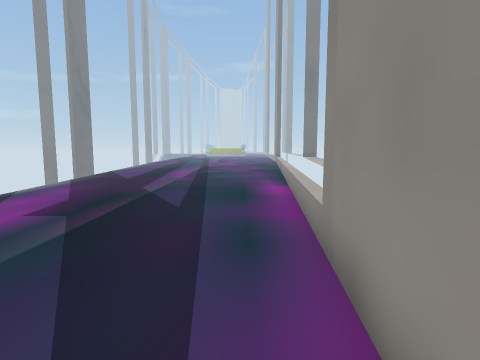
[1] (above)

12 first-person views from a walk through a scene from a Unity 3-D project. The camera is 1.5 m above the floor, tilts 6° down and sees 80° across. The floor is counted in squares, 1 m on a side. Each view is taken from the middle of a square. On the plan, view 1 faces up. The plan holds only what a view shows up to about 14 squares ahead; the rest is blank. The place goes on beyond the plan. The player character is not drawn. Some surface patterns are stand-ins.

[2]
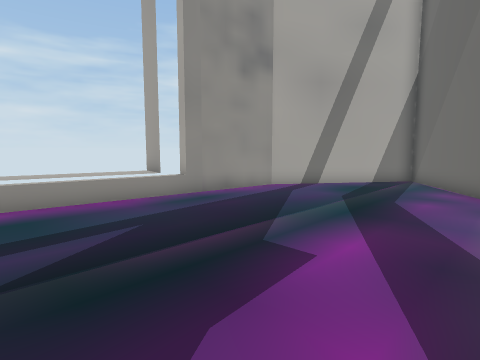

[3]
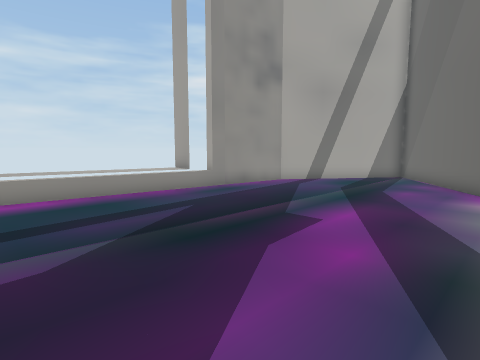

[4]
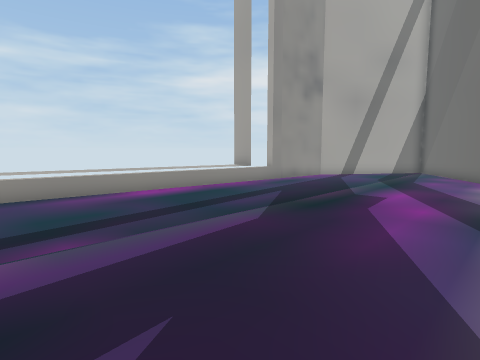

[5]
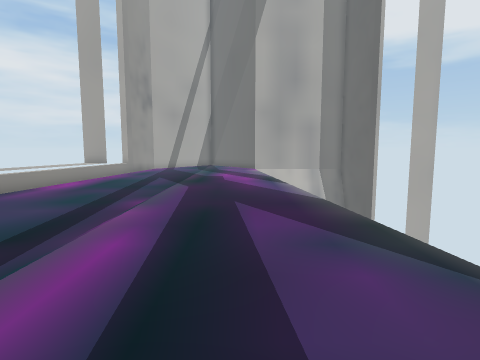

[6]
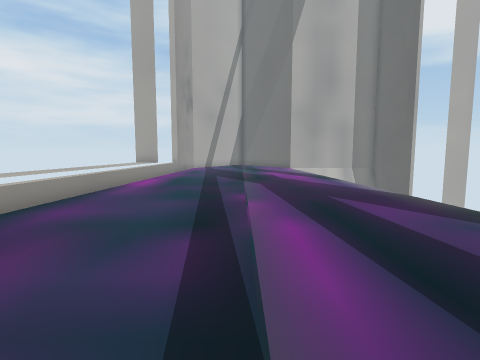

[7]
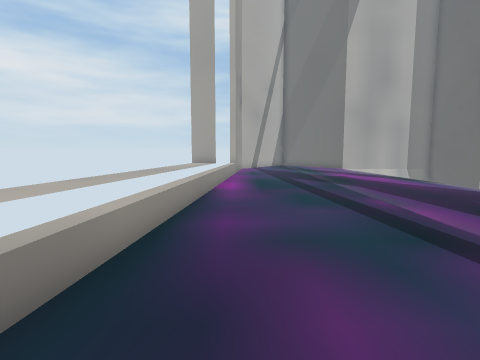

[8]
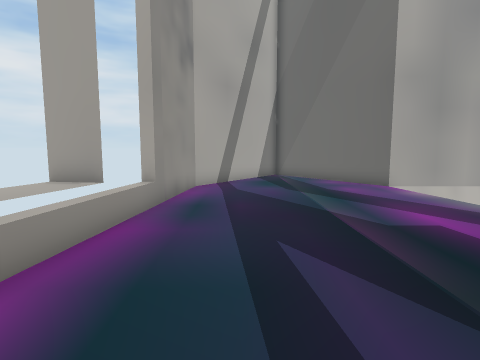

[9]
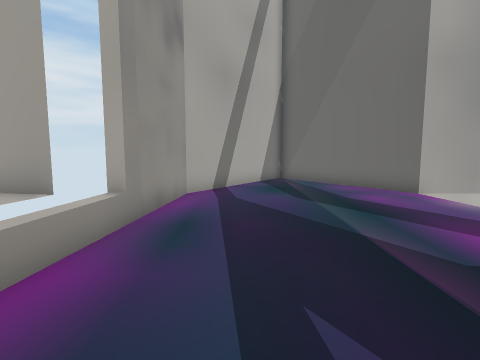

[10]
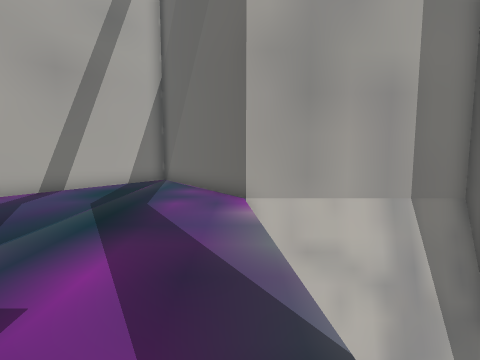

[11]
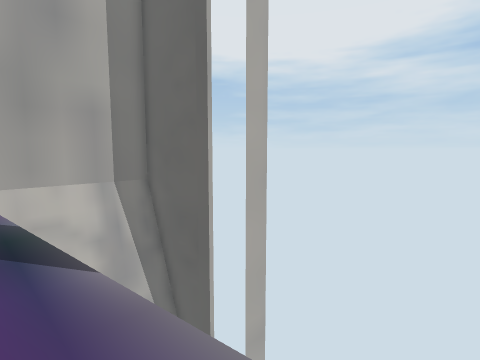

[12]
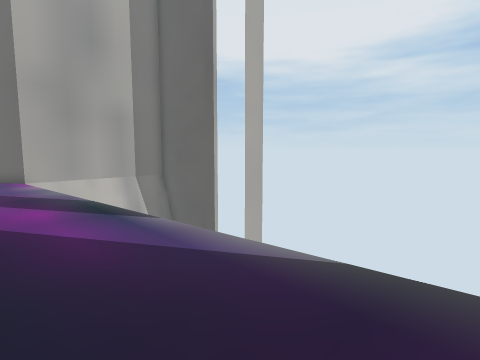

### Floor plan
Key: @ floor where view 1 was taken; # wall or solid block; . main floor; - floor 8.25 m lower than the main floor; _ floor 12.25 m lower than the main floor; = window, fence, low wall or low ledge; ^ raised ledge; v drop or lower ground.
Columns run from 10 left of view 1 to 5 right of it. Each row starts with its distance up from view 1.
 24        .
 23     .      .
 22      .....
 21   ...........#
 20  v...........#
 19  v...........#
 18  -...........# ^
 17  v...........# ^
 16  _...........# ^
 15  v..........=##^
 14  _..........=##^
 13   ..........=##^
 12   ..........= ^^
 11   ..........# ^^
 10   v.........# ^^
  9   ..........##^^
  8   _.........##^^
  7   _.........##^
  6   _..........^^
  5   v........=#^^
  4   _........####
  3    ........#
  2    ........#
  1  vvv.......#
  0 ####......@#
 -1    ##.....##
 -2     #....##
 -3     ##...#
 -4      ##.##
 -5       ###

Where each view was taken, in squares from view 1:
view 1: 0 up, 0 right, facing up
view 2: 10 up, 7 left, facing down-right
view 3: 12 up, 8 left, facing down-right
view 4: 16 up, 8 left, facing down-right
view 5: 23 up, 6 left, facing down
view 6: 24 up, 3 left, facing down
view 7: 23 up, 1 right, facing down
view 8: 12 up, 1 left, facing down
view 9: 10 up, 1 left, facing down
view 10: 9 up, 7 left, facing down
view 11: 14 up, 7 left, facing down-left
view 12: 16 up, 5 left, facing down-left
